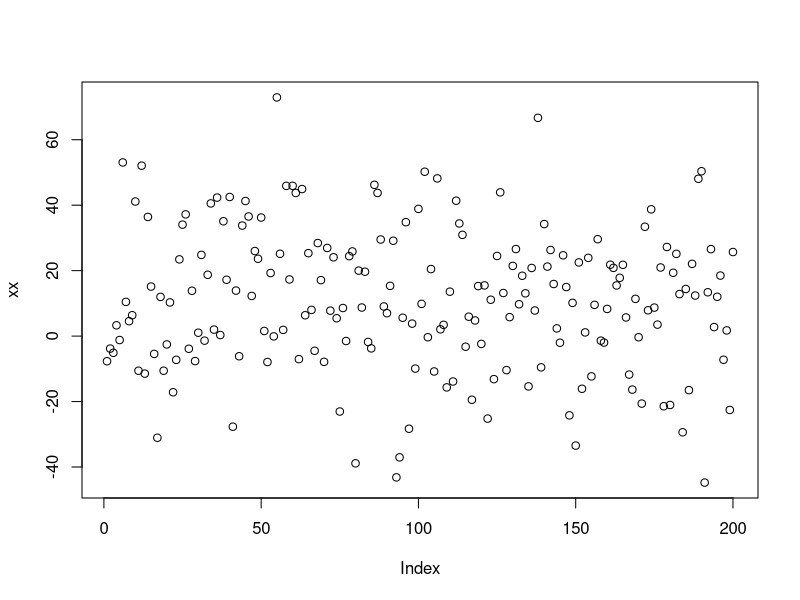
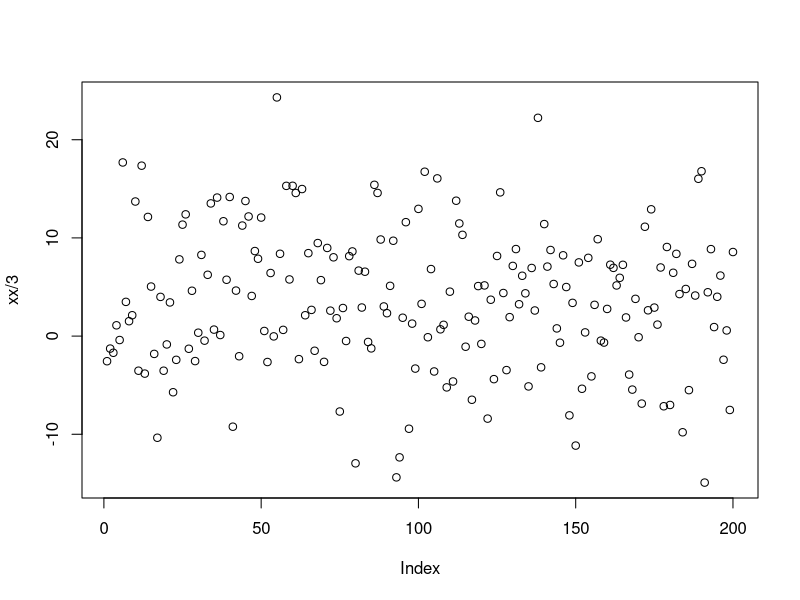

Reproduce these figures in R, in order.
## ---- chunk 1
xx <- rnorm(200,12,20)
length(xx)
## ---- chunk 2
plot(xx)
## ---- chunk 3
plot(xx/3)
